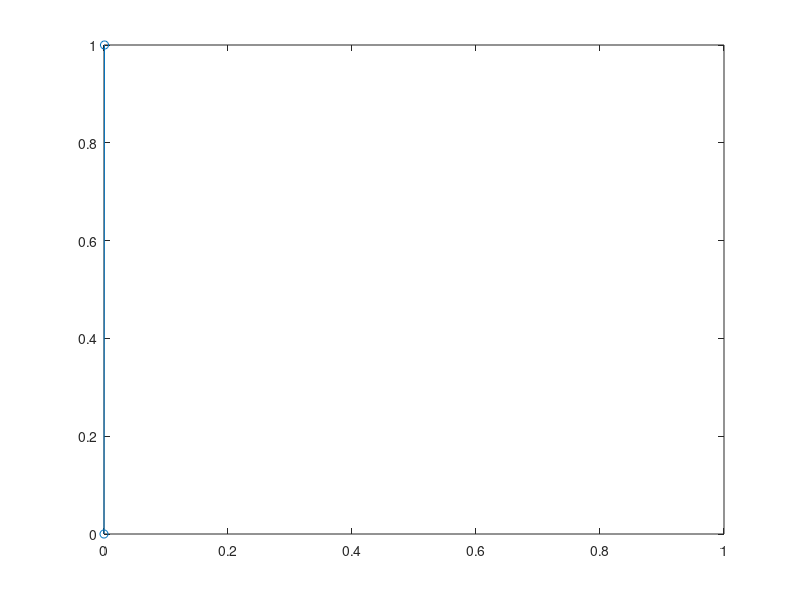

MATLAB code to generate this figure:
figure();
grid on
axis equal
axis normal
axis([0 1 0 1])
for tht = 0:0.01:pi/2
    x = cos(tht);
    y = sin(tht);
    
    plot([0 x],[0 y],'o-')
    axis([0 1 0 1])
    pause(0.001)
end
